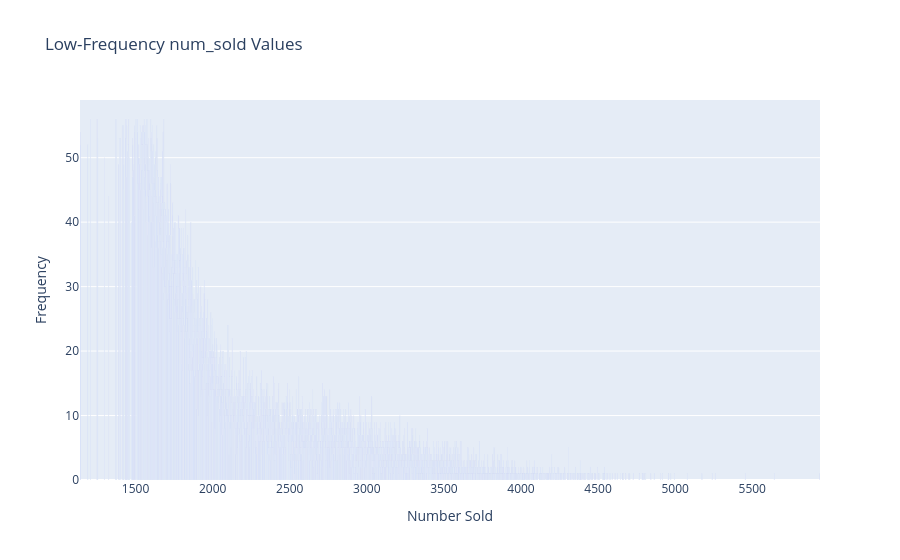

Here is the notebook cell this chart was saved with:
### Code cell
import pandas as pd
import plotly.express as px
import plotly.graph_objects as go

# Assuming 'train' is your DataFrame and 'num_sold' is the column of interest
# Example DataFrame (replace this with your actual 'train' DataFrame)
# train = pd.DataFrame({
#     'num_sold': [1, 2, 2, 3, 3, 3, 4, 4, 4, 4, 5, 5, 5, 5, 5]
# })

# Plot histogram
fig_hist = px.histogram(train, x='num_sold', nbins=10, title='Frequency of num_sold')
fig_hist.update_layout(xaxis_title='Number Sold', yaxis_title='Frequency')
fig_hist.show()

# Calculate value counts
value_counts = train['num_sold'].value_counts()

# Identify low-frequency values (less than the mean frequency)
mean_frequency = value_counts.mean()
low_freq_values = value_counts[value_counts < mean_frequency].index

# Plot bar plot for low-frequency data points
fig_bar = go.Figure()
fig_bar.add_trace(go.Bar(
    x=low_freq_values,
    y=value_counts[low_freq_values],
    name='Low-Frequency num_sold Values'
))
fig_bar.update_layout(
    title='Low-Frequency num_sold Values',
    xaxis_title='Number Sold',
    yaxis_title='Frequency'
)
fig_bar.show()

### Figure 1 — Plotly figure (JSON) as saved in the notebook; plotly's stock layout.template omitted (floating-point values rounded to 4 significant figures; data arrays with more than 128 entries replaced by an {"elided": "..."} marker saying what was removed)
{"data": [{"name": "Low-Frequency num_sold Values", "type": "bar", "x": {"elided": "2545 int values"}, "y": {"elided": "2545 int values"}}], "layout": {"title": {"text": "Low-Frequency num_sold Values"}, "xaxis": {"title": {"text": "Number Sold"}}, "yaxis": {"title": {"text": "Frequency"}}}}
